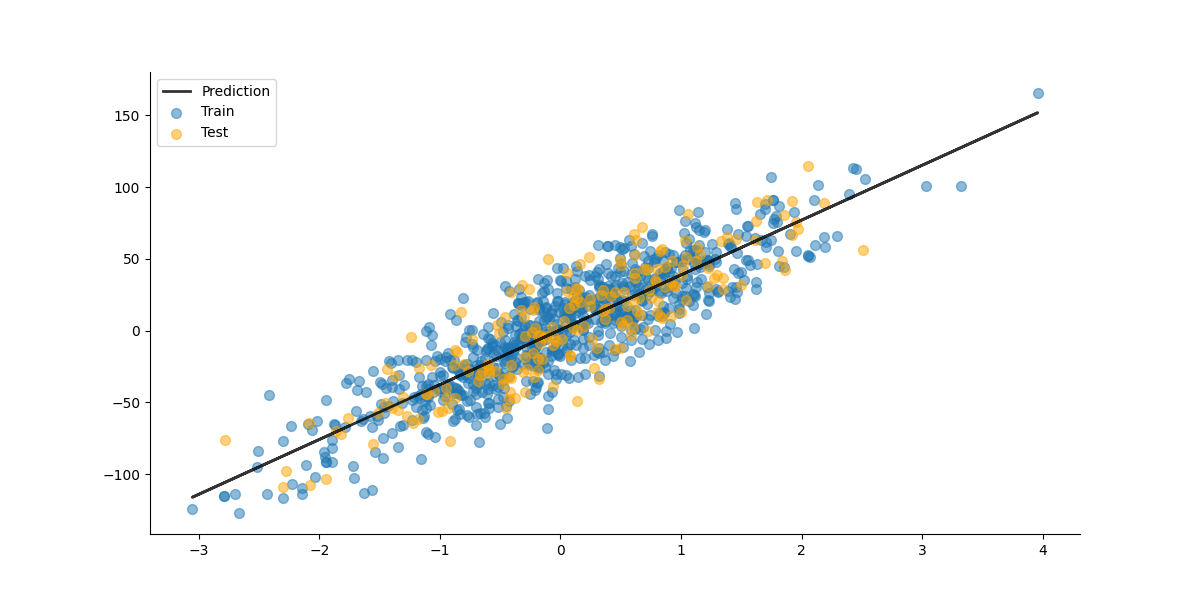

Source code (Python):

import numpy as np
class LinearRegression:
    def __init__(self, learning_rate=1e-3, n_iters=1000):
        self.lr = learning_rate
        self.n_iters = n_iters
        self.weights = None
        self.bias = None
    def _get_prediction(self, X):
        return np.dot(X, self.weights) + self.bias
    def _init_params(self):
        self.weights = np.zeros(self.n_features)
        self.bias = 0
    def _update_params(self, dw, db):
        self.weights -= self.lr * dw
        self.bias -= self.lr * db
    def _get_gradients(self, X, y, y_pred):
        error = y_pred - y
        dw = (1 / self.n_samples) * np.dot(X.T, error)
        db = (1 / self.n_samples) * np.sum(error)
        return dw, db
    def fit(self, X, y):
        self.n_samples, self.n_features = X.shape
        self._init_params()
        for _ in range(self.n_iters):
            y_pred = self._get_prediction(X)
            dw, db = self._get_gradients(X, y, y_pred)
            self._update_params(dw, db)
    def predict(self, X):
        y_pred = self._get_prediction(X)
        return y_pred
if __name__ == "__main__":
    import matplotlib.pyplot as plt
    from sklearn import datasets
    from sklearn.model_selection import train_test_split
    def rmse(y_true, y_pred):
        return np.sqrt(np.mean((y_pred - y_true)**2))
    X, y = datasets.make_regression(
        n_samples=1000, n_features=1, noise=20, random_state=1
    )
    X_train, X_test, y_train, y_test = train_test_split(X, y, test_size=0.2, random_state=1)
    linreg = LinearRegression(learning_rate=0.01, n_iters=1000)
    linreg.fit(X_train, y_train)
    predictions = linreg.predict(X_test)
    print(f"RMSE: {rmse(y_test, predictions)}")
    fig, ax = plt.subplots(1,1, figsize=(12,6))
    ax.scatter(
        X_train, 
        y_train,
        s=50,
        alpha=0.5,
        label='Train'
    )
    ax.scatter(
        X_test,
        y_test,
        c='orange',
        s=50,
        alpha=0.5,
        label='Test'
    )
    ax.plot(
        X, linreg.predict(X), 
        c='black', lw=2, alpha=0.8, label='Prediction'
    )
    for spine in ['top','right']:
        ax.spines[spine].set_visible(False)
    plt.legend()
    plt.show()
